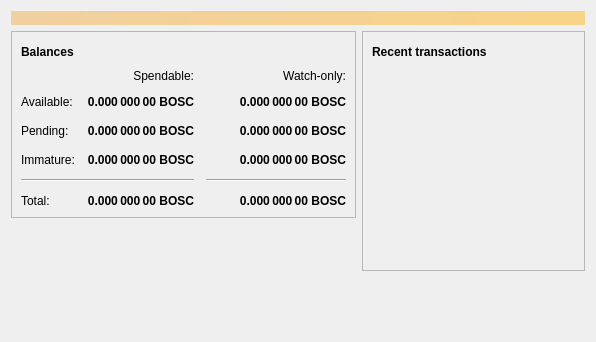
<?xml version="1.0" encoding="UTF-8"?>
<ui version="4.0">
 <class>OverviewPage</class>
 <widget class="QWidget" name="OverviewPage">
  <property name="geometry">
   <rect>
    <x>0</x>
    <y>0</y>
    <width>596</width>
    <height>342</height>
   </rect>
  </property>
  <property name="windowTitle">
   <string>Form</string>
  </property>
  <layout class="QVBoxLayout" name="topLayout">
   <item>
    <widget class="QLabel" name="labelAlerts">
     <property name="visible">
      <bool>false</bool>
     </property>
     <property name="styleSheet">
      <string notr="true">QLabel { background-color: qlineargradient(x1: 0, y1: 0, x2: 1, y2: 0, stop:0 #F0D0A0, stop:1 #F8D488); color:#000000; }</string>
     </property>
     <property name="wordWrap">
      <bool>true</bool>
     </property>
     <property name="margin">
      <number>3</number>
     </property>
     <property name="textInteractionFlags">
      <set>Qt::TextSelectableByMouse</set>
     </property>
    </widget>
   </item>
   <item>
    <layout class="QHBoxLayout" name="horizontalLayout" stretch="1,1">
     <item>
      <layout class="QVBoxLayout" name="verticalLayout_2">
       <item>
        <widget class="QFrame" name="frame">
         <property name="frameShape">
          <enum>QFrame::StyledPanel</enum>
         </property>
         <property name="frameShadow">
          <enum>QFrame::Raised</enum>
         </property>
         <layout class="QVBoxLayout" name="verticalLayout_4">
          <item>
           <layout class="QHBoxLayout" name="horizontalLayout_4">
            <item>
             <widget class="QLabel" name="label_5">
              <property name="font">
               <font>
                <weight>75</weight>
                <bold>true</bold>
               </font>
              </property>
              <property name="text">
               <string>Balances</string>
              </property>
             </widget>
            </item>
            <item>
             <widget class="QPushButton" name="labelWalletStatus">
              <property name="enabled">
               <bool>true</bool>
              </property>
              <property name="maximumSize">
               <size>
                <width>30</width>
                <height>16777215</height>
               </size>
              </property>
              <property name="toolTip">
               <string>The displayed information may be out of date. Your wallet automatically synchronizes with the Boscocoin network after a connection is established, but this process has not completed yet.</string>
              </property>
              <property name="text">
               <string/>
              </property>
              <property name="icon">
               <iconset resource="../bitcoin.qrc">
                <normaloff>:/icons/warning</normaloff>
                <disabledoff>:/icons/warning</disabledoff>:/icons/warning</iconset>
              </property>
              <property name="iconSize">
               <size>
                <width>24</width>
                <height>24</height>
               </size>
              </property>
              <property name="flat">
               <bool>true</bool>
              </property>
             </widget>
            </item>
            <item>
             <spacer name="horizontalSpacer_3">
              <property name="orientation">
               <enum>Qt::Horizontal</enum>
              </property>
              <property name="sizeHint" stdset="0">
               <size>
                <width>40</width>
                <height>20</height>
               </size>
              </property>
             </spacer>
            </item>
           </layout>
          </item>
          <item>
           <layout class="QGridLayout" name="gridLayout">
            <property name="spacing">
             <number>12</number>
            </property>
            <item row="2" column="2">
             <widget class="QLabel" name="labelWatchPending">
              <property name="font">
               <font>
                <weight>75</weight>
                <bold>true</bold>
               </font>
              </property>
              <property name="cursor">
               <cursorShape>IBeamCursor</cursorShape>
              </property>
              <property name="toolTip">
               <string>Unconfirmed transactions to watch-only addresses</string>
              </property>
              <property name="text">
               <string notr="true">0.000 000 00 BOSC</string>
              </property>
              <property name="alignment">
               <set>Qt::AlignRight|Qt::AlignTrailing|Qt::AlignVCenter</set>
              </property>
              <property name="textInteractionFlags">
               <set>Qt::LinksAccessibleByMouse|Qt::TextSelectableByKeyboard|Qt::TextSelectableByMouse</set>
              </property>
             </widget>
            </item>
            <item row="2" column="1">
             <widget class="QLabel" name="labelUnconfirmed">
              <property name="font">
               <font>
                <weight>75</weight>
                <bold>true</bold>
               </font>
              </property>
              <property name="cursor">
               <cursorShape>IBeamCursor</cursorShape>
              </property>
              <property name="toolTip">
               <string>Total of transactions that have yet to be confirmed, and do not yet count toward the spendable balance</string>
              </property>
              <property name="text">
               <string notr="true">0.000 000 00 BOSC</string>
              </property>
              <property name="alignment">
               <set>Qt::AlignRight|Qt::AlignTrailing|Qt::AlignVCenter</set>
              </property>
              <property name="textInteractionFlags">
               <set>Qt::LinksAccessibleByMouse|Qt::TextSelectableByKeyboard|Qt::TextSelectableByMouse</set>
              </property>
             </widget>
            </item>
            <item row="3" column="2">
             <widget class="QLabel" name="labelWatchImmature">
              <property name="font">
               <font>
                <weight>75</weight>
                <bold>true</bold>
               </font>
              </property>
              <property name="cursor">
               <cursorShape>IBeamCursor</cursorShape>
              </property>
              <property name="toolTip">
               <string>Mined balance in watch-only addresses that has not yet matured</string>
              </property>
              <property name="text">
               <string notr="true">0.000 000 00 BOSC</string>
              </property>
              <property name="alignment">
               <set>Qt::AlignRight|Qt::AlignTrailing|Qt::AlignVCenter</set>
              </property>
              <property name="textInteractionFlags">
               <set>Qt::LinksAccessibleByMouse|Qt::TextSelectableByKeyboard|Qt::TextSelectableByMouse</set>
              </property>
             </widget>
            </item>
            <item row="4" column="0" colspan="2">
             <widget class="Line" name="line">
              <property name="orientation">
               <enum>Qt::Horizontal</enum>
              </property>
             </widget>
            </item>
            <item row="4" column="2">
             <widget class="Line" name="lineWatchBalance">
              <property name="sizePolicy">
               <sizepolicy hsizetype="Preferred" vsizetype="Fixed">
                <horstretch>0</horstretch>
                <verstretch>0</verstretch>
               </sizepolicy>
              </property>
              <property name="minimumSize">
               <size>
                <width>140</width>
                <height>0</height>
               </size>
              </property>
              <property name="orientation">
               <enum>Qt::Horizontal</enum>
              </property>
             </widget>
            </item>
            <item row="5" column="0">
             <widget class="QLabel" name="labelTotalText">
              <property name="text">
               <string>Total:</string>
              </property>
             </widget>
            </item>
            <item row="3" column="1">
             <widget class="QLabel" name="labelImmature">
              <property name="font">
               <font>
                <weight>75</weight>
                <bold>true</bold>
               </font>
              </property>
              <property name="cursor">
               <cursorShape>IBeamCursor</cursorShape>
              </property>
              <property name="toolTip">
               <string>Mined balance that has not yet matured</string>
              </property>
              <property name="text">
               <string notr="true">0.000 000 00 BOSC</string>
              </property>
              <property name="alignment">
               <set>Qt::AlignRight|Qt::AlignTrailing|Qt::AlignVCenter</set>
              </property>
              <property name="textInteractionFlags">
               <set>Qt::LinksAccessibleByMouse|Qt::TextSelectableByKeyboard|Qt::TextSelectableByMouse</set>
              </property>
             </widget>
            </item>
            <item row="2" column="3">
             <spacer name="horizontalSpacer_2">
              <property name="orientation">
               <enum>Qt::Horizontal</enum>
              </property>
              <property name="sizeHint" stdset="0">
               <size>
                <width>40</width>
                <height>20</height>
               </size>
              </property>
             </spacer>
            </item>
            <item row="3" column="0">
             <widget class="QLabel" name="labelImmatureText">
              <property name="text">
               <string>Immature:</string>
              </property>
             </widget>
            </item>
            <item row="5" column="1">
             <widget class="QLabel" name="labelTotal">
              <property name="font">
               <font>
                <weight>75</weight>
                <bold>true</bold>
               </font>
              </property>
              <property name="cursor">
               <cursorShape>IBeamCursor</cursorShape>
              </property>
              <property name="toolTip">
               <string>Your current total balance</string>
              </property>
              <property name="text">
               <string notr="true">0.000 000 00 BOSC</string>
              </property>
              <property name="alignment">
               <set>Qt::AlignRight|Qt::AlignTrailing|Qt::AlignVCenter</set>
              </property>
              <property name="textInteractionFlags">
               <set>Qt::LinksAccessibleByMouse|Qt::TextSelectableByKeyboard|Qt::TextSelectableByMouse</set>
              </property>
             </widget>
            </item>
            <item row="5" column="2">
             <widget class="QLabel" name="labelWatchTotal">
              <property name="font">
               <font>
                <weight>75</weight>
                <bold>true</bold>
               </font>
              </property>
              <property name="cursor">
               <cursorShape>IBeamCursor</cursorShape>
              </property>
              <property name="toolTip">
               <string>Current total balance in watch-only addresses</string>
              </property>
              <property name="text">
               <string notr="true">0.000 000 00 BOSC</string>
              </property>
              <property name="alignment">
               <set>Qt::AlignRight|Qt::AlignTrailing|Qt::AlignVCenter</set>
              </property>
              <property name="textInteractionFlags">
               <set>Qt::LinksAccessibleByMouse|Qt::TextSelectableByKeyboard|Qt::TextSelectableByMouse</set>
              </property>
             </widget>
            </item>
            <item row="0" column="2">
             <widget class="QLabel" name="labelWatchonly">
              <property name="text">
               <string>Watch-only:</string>
              </property>
              <property name="alignment">
               <set>Qt::AlignRight|Qt::AlignTrailing|Qt::AlignVCenter</set>
              </property>
             </widget>
            </item>
            <item row="1" column="0">
             <widget class="QLabel" name="labelBalanceText">
              <property name="text">
               <string>Available:</string>
              </property>
             </widget>
            </item>
            <item row="1" column="1">
             <widget class="QLabel" name="labelBalance">
              <property name="font">
               <font>
                <weight>75</weight>
                <bold>true</bold>
               </font>
              </property>
              <property name="cursor">
               <cursorShape>IBeamCursor</cursorShape>
              </property>
              <property name="toolTip">
               <string>Your current spendable balance</string>
              </property>
              <property name="text">
               <string notr="true">0.000 000 00 BOSC</string>
              </property>
              <property name="alignment">
               <set>Qt::AlignRight|Qt::AlignTrailing|Qt::AlignVCenter</set>
              </property>
              <property name="textInteractionFlags">
               <set>Qt::LinksAccessibleByMouse|Qt::TextSelectableByKeyboard|Qt::TextSelectableByMouse</set>
              </property>
             </widget>
            </item>
            <item row="1" column="2">
             <widget class="QLabel" name="labelWatchAvailable">
              <property name="font">
               <font>
                <weight>75</weight>
                <bold>true</bold>
               </font>
              </property>
              <property name="cursor">
               <cursorShape>IBeamCursor</cursorShape>
              </property>
              <property name="toolTip">
               <string>Your current balance in watch-only addresses</string>
              </property>
              <property name="text">
               <string notr="true">0.000 000 00 BOSC</string>
              </property>
              <property name="alignment">
               <set>Qt::AlignRight|Qt::AlignTrailing|Qt::AlignVCenter</set>
              </property>
              <property name="textInteractionFlags">
               <set>Qt::LinksAccessibleByMouse|Qt::TextSelectableByKeyboard|Qt::TextSelectableByMouse</set>
              </property>
             </widget>
            </item>
            <item row="2" column="0">
             <widget class="QLabel" name="labelPendingText">
              <property name="text">
               <string>Pending:</string>
              </property>
             </widget>
            </item>
            <item row="0" column="1">
             <widget class="QLabel" name="labelSpendable">
              <property name="text">
               <string>Spendable:</string>
              </property>
              <property name="alignment">
               <set>Qt::AlignRight|Qt::AlignTrailing|Qt::AlignVCenter</set>
              </property>
             </widget>
            </item>
           </layout>
          </item>
         </layout>
        </widget>
       </item>
       <item>
        <spacer name="verticalSpacer">
         <property name="orientation">
          <enum>Qt::Vertical</enum>
         </property>
         <property name="sizeHint" stdset="0">
          <size>
           <width>20</width>
           <height>40</height>
          </size>
         </property>
        </spacer>
       </item>
      </layout>
     </item>
     <item>
      <layout class="QVBoxLayout" name="verticalLayout_3">
       <item>
        <widget class="QFrame" name="frame_2">
         <property name="frameShape">
          <enum>QFrame::StyledPanel</enum>
         </property>
         <property name="frameShadow">
          <enum>QFrame::Raised</enum>
         </property>
         <layout class="QVBoxLayout" name="verticalLayout">
          <item>
           <layout class="QHBoxLayout" name="horizontalLayout_2">
            <item>
             <widget class="QLabel" name="label_4">
              <property name="font">
               <font>
                <weight>75</weight>
                <bold>true</bold>
               </font>
              </property>
              <property name="text">
               <string>Recent transactions</string>
              </property>
             </widget>
            </item>
            <item>
             <widget class="QPushButton" name="labelTransactionsStatus">
              <property name="enabled">
               <bool>true</bool>
              </property>
              <property name="maximumSize">
               <size>
                <width>30</width>
                <height>16777215</height>
               </size>
              </property>
              <property name="toolTip">
               <string>The displayed information may be out of date. Your wallet automatically synchronizes with the Boscocoin network after a connection is established, but this process has not completed yet.</string>
              </property>
              <property name="text">
               <string/>
              </property>
              <property name="icon">
               <iconset resource="../bitcoin.qrc">
                <normaloff>:/icons/warning</normaloff>
                <disabledoff>:/icons/warning</disabledoff>:/icons/warning</iconset>
              </property>
              <property name="iconSize">
               <size>
                <width>24</width>
                <height>24</height>
               </size>
              </property>
              <property name="flat">
               <bool>true</bool>
              </property>
             </widget>
            </item>
            <item>
             <spacer name="horizontalSpacer">
              <property name="orientation">
               <enum>Qt::Horizontal</enum>
              </property>
              <property name="sizeHint" stdset="0">
               <size>
                <width>40</width>
                <height>20</height>
               </size>
              </property>
             </spacer>
            </item>
           </layout>
          </item>
          <item>
           <widget class="QListView" name="listTransactions">
            <property name="styleSheet">
             <string notr="true">QListView { background: transparent; }</string>
            </property>
            <property name="frameShape">
             <enum>QFrame::NoFrame</enum>
            </property>
            <property name="verticalScrollBarPolicy">
             <enum>Qt::ScrollBarAlwaysOff</enum>
            </property>
            <property name="horizontalScrollBarPolicy">
             <enum>Qt::ScrollBarAlwaysOff</enum>
            </property>
            <property name="selectionMode">
             <enum>QAbstractItemView::NoSelection</enum>
            </property>
           </widget>
          </item>
         </layout>
        </widget>
       </item>
       <item>
        <spacer name="verticalSpacer_2">
         <property name="orientation">
          <enum>Qt::Vertical</enum>
         </property>
         <property name="sizeHint" stdset="0">
          <size>
           <width>20</width>
           <height>40</height>
          </size>
         </property>
        </spacer>
       </item>
      </layout>
     </item>
    </layout>
   </item>
  </layout>
 </widget>
 <resources/>
 <connections/>
</ui>
